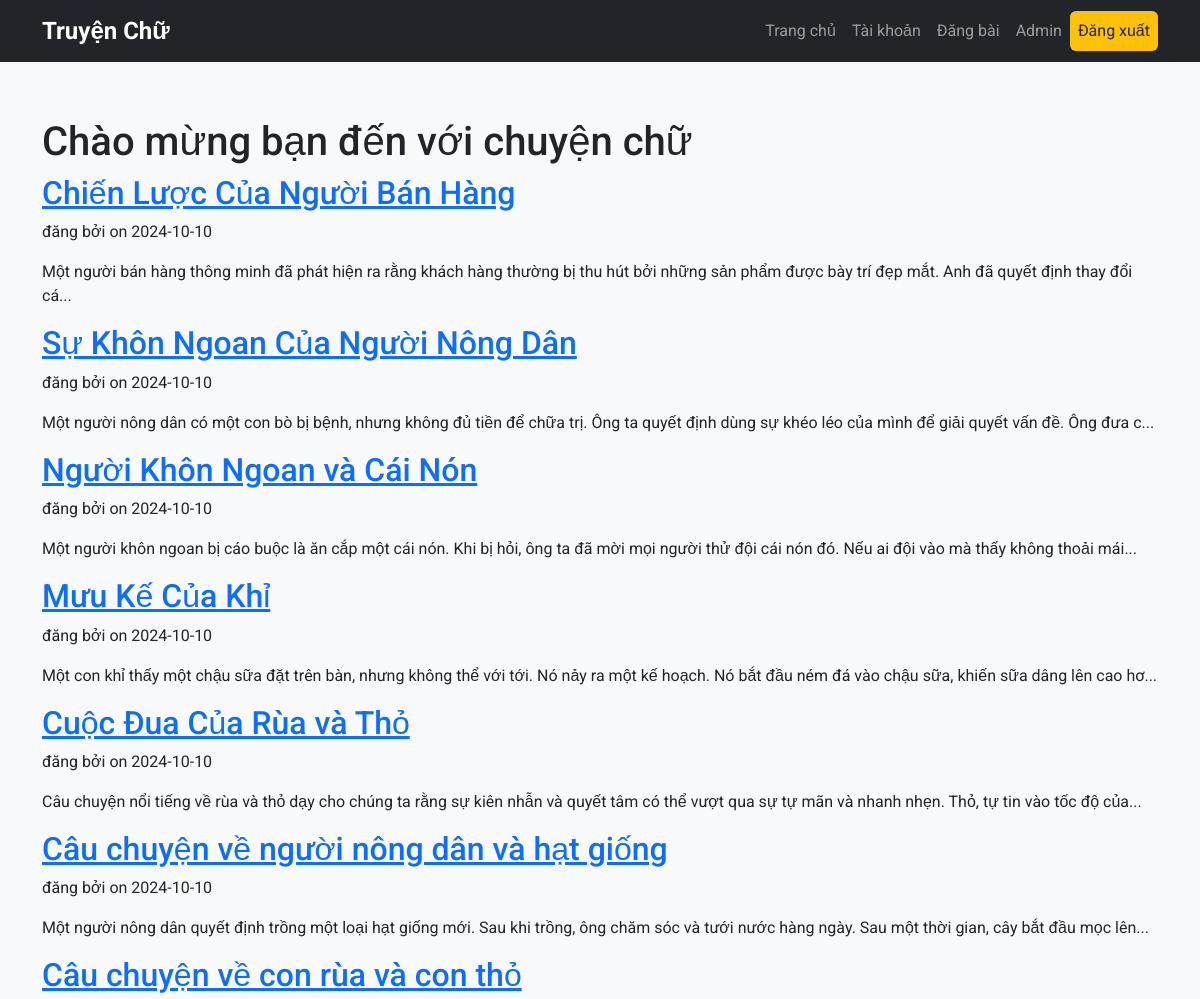
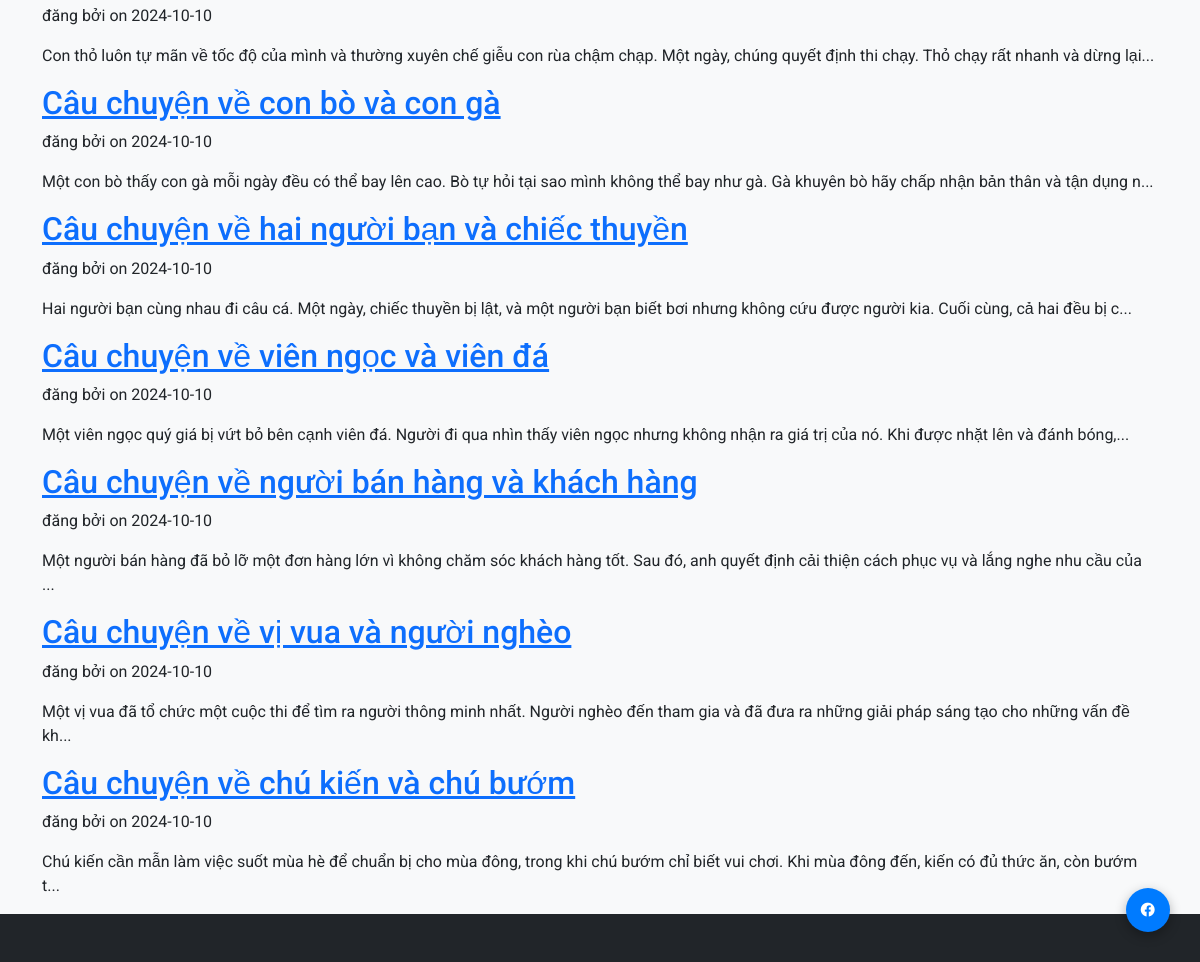
Screenshot of / (signed in) with the database file from the repository (2 pictures, top to bottom).
### app.py (models this page shows, shortened)
class Story(db.Model):
    story_id = db.Column(db.Integer, primary_key=True)
    title = db.Column(db.String(200), nullable=False)
    content = db.Column(db.Text, nullable=False)
    user_id = db.Column(db.Integer, db.ForeignKey('user.user_id'), nullable=False)
    user = db.relationship('User', backref=db.backref('stories', lazy=True))
    date_posted = db.Column(db.DateTime, default=datetime.utcnow)  # Date posted

### app.py (the view)
@app.route("/")
def home():
    stories = Story.query.all()  # Get all stories
    return render_template("home.html", stories=stories)

### templates/home.html (shortened to what this page needs)
{% extends "base.html" %}
{% block content %}
<h1>Chào mừng bạn đến với chuyện chữ</h1>
{% for story in stories %}
    <div class="story">
        <h2><a href="{{ url_for('story_detail', story_id=story.story_id) }}">{{ story.title }}</a></h2>
        <p>đăng bởi {{ story.user.name }} on {{ story.date_posted.strftime('%Y-%m-%d') }}</p>
        <p>{{ story.content[:150] }}...</p>
    </div>
{% else %}
    <p>No stories found.</p>
{% endfor %}
{% endblock %}

### static/style.css (style rules this page uses)
body { font-family: Arial, sans-serif; transition: background-color 0.5s ease, color 0.5s ease, opacity 0.5s ease; }

### templates/base.html (style rules this page uses)
body { font-family: 'Roboto', sans-serif; background-color: #f8f9fa; }

### rows the page displays
Story: title "Chiến Lược Của Người Bán Hàng", date_posted "2024-10-10", content "Một người bán hàng thông minh đã phát hiện ra rằng khách hàng thường bị thu hút bởi những sản phẩm được bày trí đẹp mắt. Anh đã quyết định thay đổi cá"
Story: title "Sự Khôn Ngoan Của Người Nông Dân", date_posted "2024-10-10", content "Một người nông dân có một con bò bị bệnh, nhưng không đủ tiền để chữa trị. Ông ta quyết định dùng sự khéo léo của mình để giải quyết vấn đề. Ông đưa c"
Story: title "Người Khôn Ngoan và Cái Nón", date_posted "2024-10-10", content "Một người khôn ngoan bị cáo buộc là ăn cắp một cái nón. Khi bị hỏi, ông ta đã mời mọi người thử đội cái nón đó. Nếu ai đội vào mà thấy không thoải mái"
Story: title "Mưu Kế Của Khỉ", date_posted "2024-10-10", content "Một con khỉ thấy một chậu sữa đặt trên bàn, nhưng không thể với tới. Nó nảy ra một kế hoạch. Nó bắt đầu ném đá vào chậu sữa, khiến sữa dâng lên cao hơ"
Story: title "Cuộc Đua Của Rùa và Thỏ", date_posted "2024-10-10", content "Câu chuyện nổi tiếng về rùa và thỏ dạy cho chúng ta rằng sự kiên nhẫn và quyết tâm có thể vượt qua sự tự mãn và nhanh nhẹn. Thỏ, tự tin vào tốc độ của"
Story: title "Câu chuyện về người nông dân và hạt giống", date_posted "2024-10-10", content "Một người nông dân quyết định trồng một loại hạt giống mới. Sau khi trồng, ông chăm sóc và tưới nước hàng ngày. Sau một thời gian, cây bắt đầu mọc lên"
Story: title "Câu chuyện về con rùa và con thỏ", date_posted "2024-10-10", content "Con thỏ luôn tự mãn về tốc độ của mình và thường xuyên chế giễu con rùa chậm chạp. Một ngày, chúng quyết định thi chạy. Thỏ chạy rất nhanh và dừng lại"
Story: title "Câu chuyện về con bò và con gà", date_posted "2024-10-10", content "Một con bò thấy con gà mỗi ngày đều có thể bay lên cao. Bò tự hỏi tại sao mình không thể bay như gà. Gà khuyên bò hãy chấp nhận bản thân và tận dụng n"
Story: title "Câu chuyện về hai người bạn và chiếc thuyền", date_posted "2024-10-10", content "Hai người bạn cùng nhau đi câu cá. Một ngày, chiếc thuyền bị lật, và một người bạn biết bơi nhưng không cứu được người kia. Cuối cùng, cả hai đều bị c"
Story: title "Câu chuyện về viên ngọc và viên đá", date_posted "2024-10-10", content "Một viên ngọc quý giá bị vứt bỏ bên cạnh viên đá. Người đi qua nhìn thấy viên ngọc nhưng không nhận ra giá trị của nó. Khi được nhặt lên và đánh bóng,"
Story: title "Câu chuyện về người bán hàng và khách hàng", date_posted "2024-10-10", content "Một người bán hàng đã bỏ lỡ một đơn hàng lớn vì không chăm sóc khách hàng tốt. Sau đó, anh quyết định cải thiện cách phục vụ và lắng nghe nhu cầu của"
Story: title "Câu chuyện về vị vua và người nghèo", date_posted "2024-10-10", content "Một vị vua đã tổ chức một cuộc thi để tìm ra người thông minh nhất. Người nghèo đến tham gia và đã đưa ra những giải pháp sáng tạo cho những vấn đề kh"
Story: title "Câu chuyện về chú kiến và chú bướm", date_posted "2024-10-10", content "Chú kiến cần mẫn làm việc suốt mùa hè để chuẩn bị cho mùa đông, trong khi chú bướm chỉ biết vui chơi. Khi mùa đông đến, kiến có đủ thức ăn, còn bướm t"
